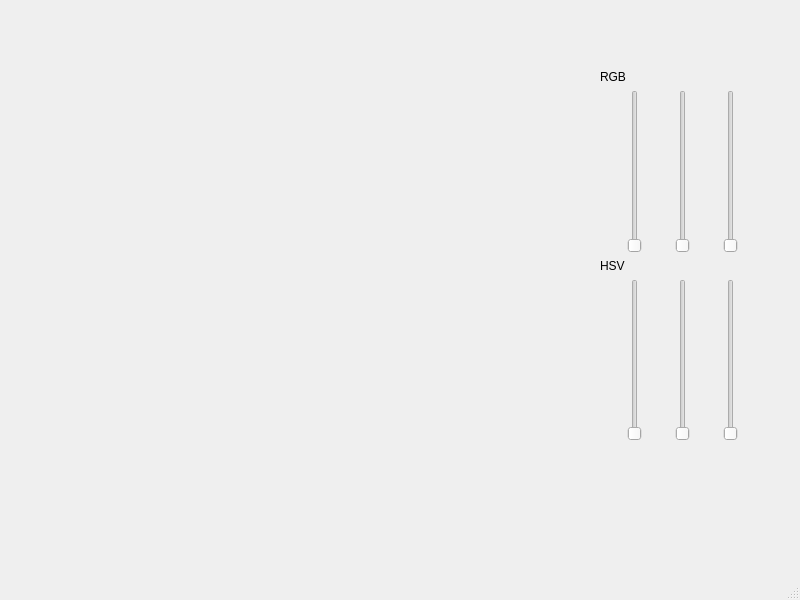
<?xml version="1.0" encoding="UTF-8"?>
<ui version="4.0">
 <class>MainWindow</class>
 <widget class="QMainWindow" name="MainWindow">
  <property name="geometry">
   <rect>
    <x>0</x>
    <y>0</y>
    <width>800</width>
    <height>600</height>
   </rect>
  </property>
  <property name="windowTitle">
   <string>Wypelnianie</string>
  </property>
  <widget class="QWidget" name="centralwidget">
   <widget class="Ekran" name="ekran" native="true">
    <property name="geometry">
     <rect>
      <x>10</x>
      <y>10</y>
      <width>550</width>
      <height>550</height>
     </rect>
    </property>
   </widget>
   <widget class="QWidget" name="verticalLayoutWidget">
    <property name="geometry">
     <rect>
      <x>600</x>
      <y>70</y>
      <width>166</width>
      <height>371</height>
     </rect>
    </property>
    <layout class="QVBoxLayout" name="verticalLayout_2">
     <item>
      <widget class="QLabel" name="label">
       <property name="text">
        <string>RGB</string>
       </property>
      </widget>
     </item>
     <item>
      <layout class="QHBoxLayout" name="horizontalLayout">
       <item>
        <widget class="QSlider" name="red_rgb">
         <property name="maximum">
          <number>255</number>
         </property>
         <property name="orientation">
          <enum>Qt::Vertical</enum>
         </property>
        </widget>
       </item>
       <item>
        <widget class="QSlider" name="green_rgb">
         <property name="maximum">
          <number>255</number>
         </property>
         <property name="orientation">
          <enum>Qt::Vertical</enum>
         </property>
        </widget>
       </item>
       <item>
        <widget class="QSlider" name="blue_rgb">
         <property name="maximum">
          <number>255</number>
         </property>
         <property name="orientation">
          <enum>Qt::Vertical</enum>
         </property>
        </widget>
       </item>
      </layout>
     </item>
     <item>
      <widget class="QLabel" name="label_2">
       <property name="text">
        <string>HSV</string>
       </property>
      </widget>
     </item>
     <item>
      <layout class="QHBoxLayout" name="horizontalLayout_2">
       <item>
        <widget class="QSlider" name="hue_hsv">
         <property name="maximum">
          <number>255</number>
         </property>
         <property name="orientation">
          <enum>Qt::Vertical</enum>
         </property>
        </widget>
       </item>
       <item>
        <widget class="QSlider" name="saturation_hsv">
         <property name="maximum">
          <number>255</number>
         </property>
         <property name="orientation">
          <enum>Qt::Vertical</enum>
         </property>
        </widget>
       </item>
       <item>
        <widget class="QSlider" name="value_hsv">
         <property name="maximum">
          <number>255</number>
         </property>
         <property name="orientation">
          <enum>Qt::Vertical</enum>
         </property>
        </widget>
       </item>
      </layout>
     </item>
    </layout>
   </widget>
  </widget>
  <widget class="QMenuBar" name="menubar">
   <property name="geometry">
    <rect>
     <x>0</x>
     <y>0</y>
     <width>800</width>
     <height>24</height>
    </rect>
   </property>
  </widget>
  <widget class="QStatusBar" name="statusbar"/>
 </widget>
 <customwidgets>
  <customwidget>
   <class>Ekran</class>
   <extends>QWidget</extends>
   <header location="global">ekran.h</header>
   <container>1</container>
  </customwidget>
 </customwidgets>
 <resources/>
 <connections/>
</ui>
